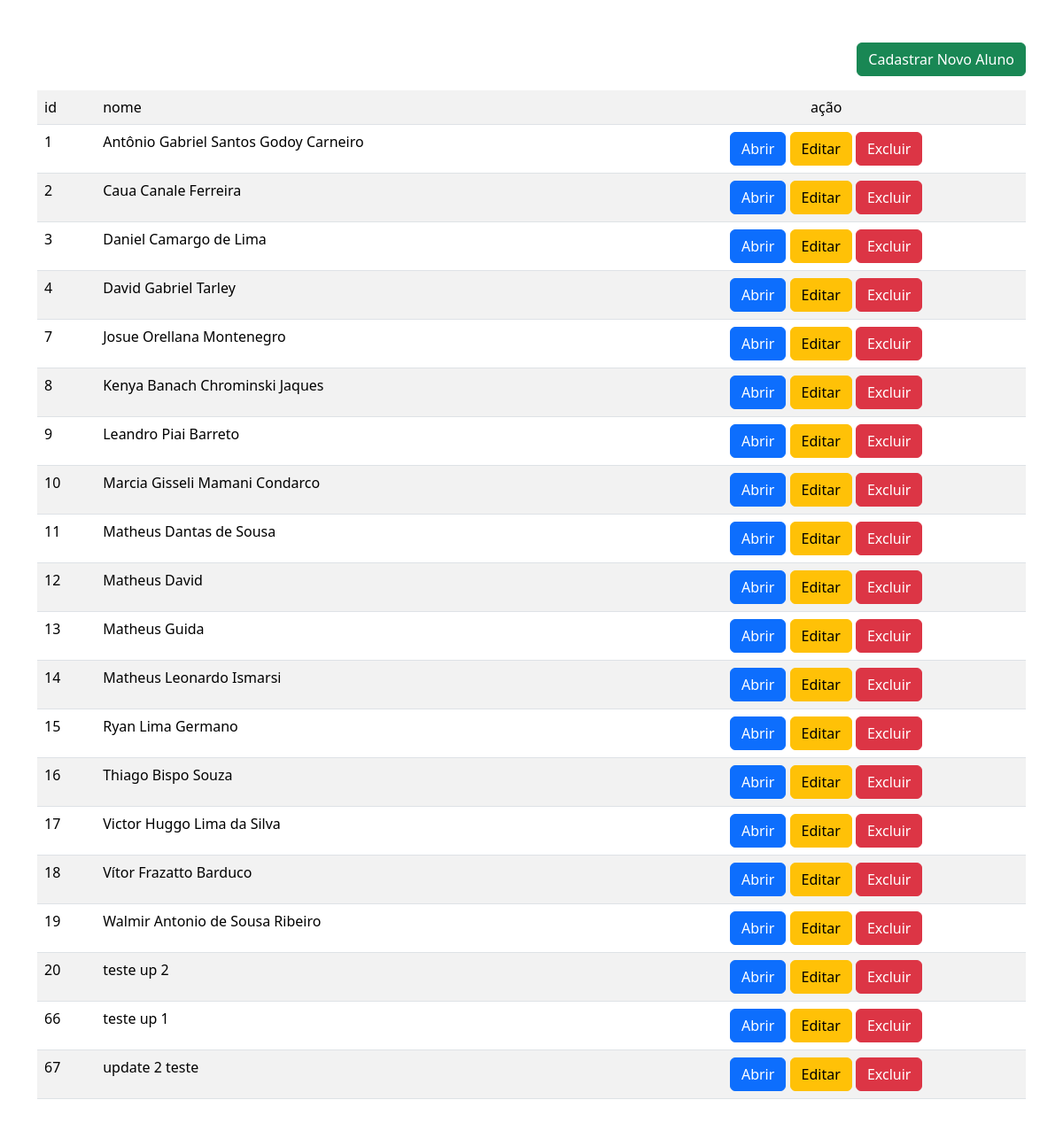
The page / on the database its author committed.
### tables this page shows
CREATE TABLE `tb_alunos` (
  `id` int(11) NOT NULL,
  `nome` varchar(255) NOT NULL
);

### index.php (the view, shortened to what this page needs)
<link href="https://cdn.jsdelivr.net/npm/bootstrap@5.3.3/dist/css/bootstrap.min.css" rel="stylesheet">
<?php
$dsn = 'mysql:dbname=db_chamada;host=127.0.0.1';
$user = 'root';
$password = '';
$banco = new PDO($dsn, $user, $password);
$select = "SELECT * FROM tb_alunos";
$resultado = $banco->query($select)->fetchAll();
?>
<main class="container my-5">
    <table class="table table-striped">
        <div class="my-3 d-flex justify-content-end">
            <a href="formulario.php" class="btn btn-success">Cadastrar Novo Aluno</a>
        </div>
        <tr>
            <td>    id  </td>
            <td>    nome  </td>
            <td class="text-center">    ação</td>
        </tr>
        <?php foreach($resultado as $linha) {?>
            <tr>
                <td>  <?=$linha['id'] ?> </td>
                <td>  <?php echo $linha['nome'] ?> </td>
                <td class="text-center">
                    <a class="btn btn-primary" href="./ficha.php?id_alunos=<?=$linha['id'] ?>">Abrir</a>
                    <a class="btn btn-warning" href="./formulario_update.php?id=<?=$linha['id'] ?>">Editar</a>
                    <a class="btn btn-danger" href="./aluno-delete.php?id=<?=$linha['id'] ?>">Excluir</a>
                </td>
            </tr>
        <?php } ?>
    </table>
</main>

### rows shown on the page
tb_alunos: id "1", nome "Antônio Gabriel Santos Godoy Carneiro"
tb_alunos: id "2", nome "Caua Canale Ferreira"
tb_alunos: id "3", nome "Daniel Camargo de Lima"
tb_alunos: id "4", nome "David Gabriel Tarley"
tb_alunos: id "7", nome "Josue Orellana Montenegro"
tb_alunos: id "8", nome "Kenya Banach Chrominski Jaques"
tb_alunos: id "9", nome "Leandro Piai Barreto"
tb_alunos: id "10", nome "Marcia Gisseli Mamani Condarco"
tb_alunos: id "11", nome "Matheus Dantas de Sousa"
tb_alunos: id "12", nome "Matheus David"
tb_alunos: id "13", nome "Matheus Guida"
tb_alunos: id "14", nome "Matheus Leonardo Ismarsi"
tb_alunos: id "15", nome "Ryan Lima Germano"
tb_alunos: id "16", nome "Thiago Bispo Souza"
tb_alunos: id "17", nome "Victor Huggo Lima da Silva"
tb_alunos: id "18", nome "Vítor Frazatto Barduco"
tb_alunos: id "19", nome "Walmir Antonio de Sousa Ribeiro"
tb_alunos: id "20", nome "teste up 2"
tb_alunos: id "66", nome "teste up 1"
tb_alunos: id "67", nome "update 2 teste"
